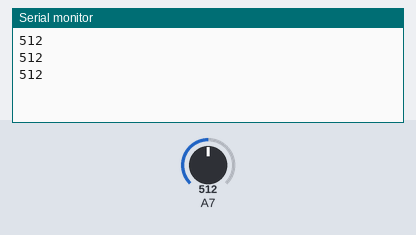
Bench run of a sketch on a simulated Arduino Mega 2560, built with avr-gcc and run on an emulated ATmega2560. Shown: the last lines printed to the serial monitor. Inputs (shaded band) come from the test bench; at power-on: A7 = 512.

Above: at 1.3 s.
1.4 s: A7 set to 716
At 1.9 s:
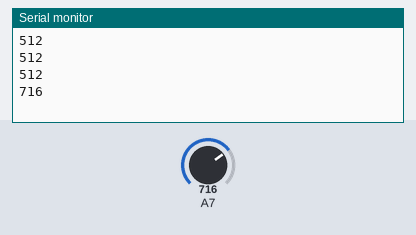
2.9 s: A7 set to 900
At 3.4 s:
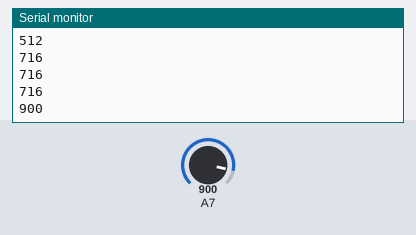
Timing chart, 0 to 5.9 s (numbered marks = the images above; inputs shaded):
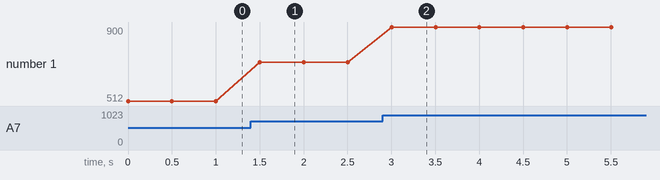

Measured:
- after the input at 1.4 s, the serial monitor: prints a new line after 0.10 s (image 1)
- after the input at 2.9 s, the serial monitor: prints a new line after 0.10 s (image 2)
- plotted number 1: 512 → 716 after the input at 1.4 s, 716 → 900 after the input at 2.9 s

The sketch:

PhotoResistor.ino
```cpp
const byte PHOTO_GPIO = 39;

void setup(){
  Serial.begin(112500);
}

void loop(){
  Serial.println(analogRead(PHOTO_GPIO));
  delay(500);

}
```
